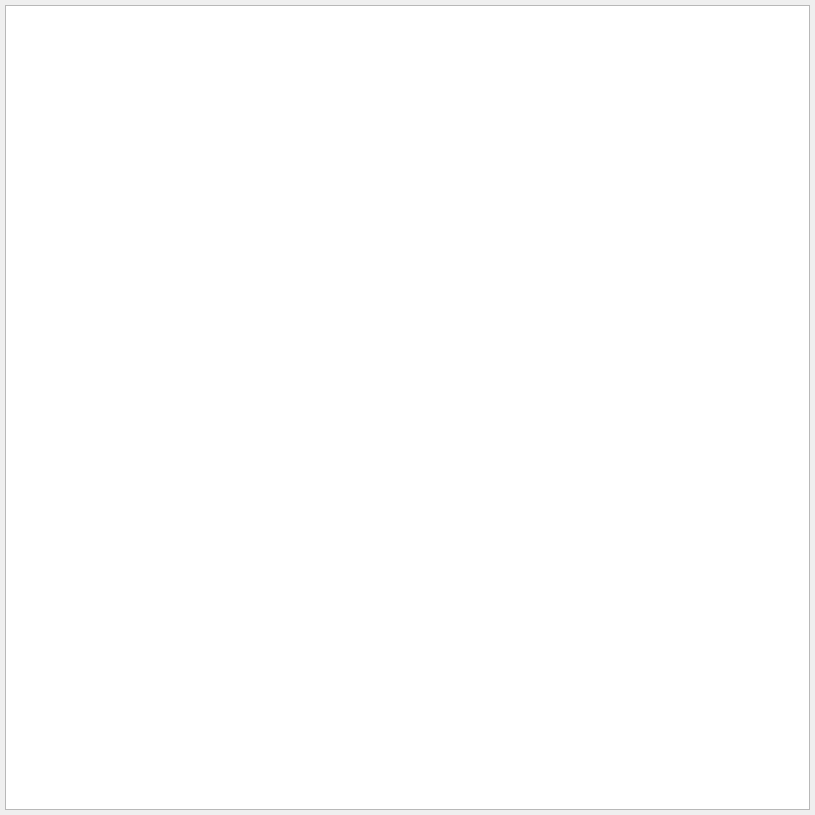
<?xml version="1.0" encoding="UTF-8"?>
<ui version="4.0">
 <class>RatioDisplay4k</class>
 <widget class="QWidget" name="RatioDisplay4k">
  <property name="geometry">
   <rect>
    <x>0</x>
    <y>0</y>
    <width>815</width>
    <height>815</height>
   </rect>
  </property>
  <property name="windowTitle">
   <string>Form</string>
  </property>
  <widget class="QGraphicsView" name="graphicsView">
   <property name="geometry">
    <rect>
     <x>5</x>
     <y>5</y>
     <width>805</width>
     <height>805</height>
    </rect>
   </property>
  </widget>
 </widget>
 <resources/>
 <connections/>
</ui>
